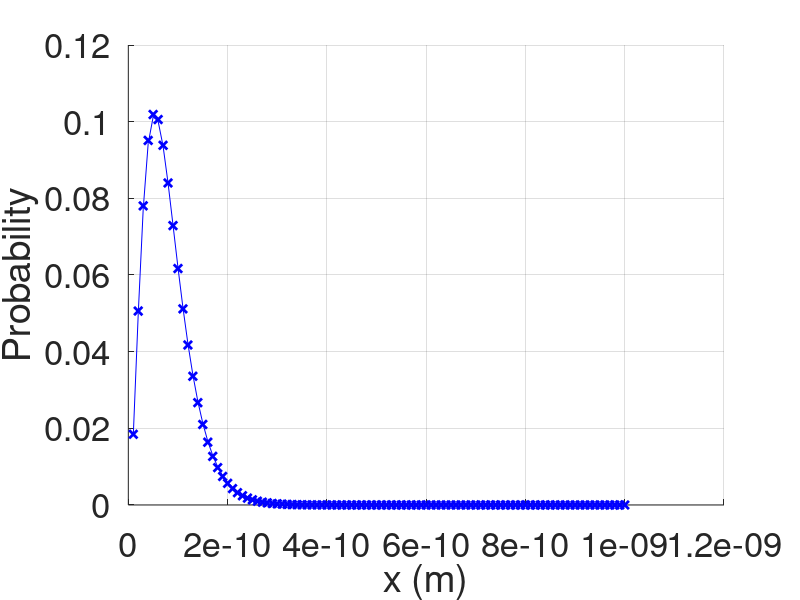

MATLAB code to generate this figure:
clear all
close all

% Constants (all MKS, except energy which is in eV)
hbar = 1.055e-34;
m = 9.110e-31;
epsil = 8.854e-12;
q = 1.602e-19;

a0 = 4*pi*epsil*hbar*hbar/(m*q*q);
E0 = q/(8*pi*epsil*a0);

% Lattice
Np =100;
a = (5e-10*2/Np); % *1 for Fig.1.3.6 and *2 for Fig.1.3.7
R = a*[1:1:Np];
t0 = (hbar^2)/(2*m*(a^2))/q;

%Quantum numbers
n = 1;
l = 0; % for 1s, n=1 and for 2s, n=2

%Hamiltonian, H = Kinetic,K + Potential,U
K = (2*t0*diag(ones(1,Np))) - (t0*diag(ones(1,Np-1),1)) - (t0*diag(ones(1,Np-1),-1));
U = ((-q/(4*pi*epsil)./R) + (l*(l+1)*hbar*hbar/(2*m*q))./(R.*R));
U = diag(U);

[V,D] = eig(K+U);
D = diag(D);
[DD, ind] = sort(D);
E = D(ind(n-l));
psi = V(:,ind(n-l));
P = psi.*conj(psi);

% Compare
[-E0/(n^2) E]

% analytical solutions
P1s = (4*a/(a0^3))*R.*R.*exp(-2*R./a0);
P2s = (4*a/(2*4*4*(a0^3)))*R.*R.*((2-(R./a0)).^2).*exp(-2*R./(2*a0));
P3s = (4*a/(3*81*81*(a0^3)))*R.*R.*((27-(18*R./a0)+(2*(R./a0).^2)).^2).*exp(-2*R./(3*a0));
P2p = (4*a/(3*32*(a0^3)))*R.*R.*((R./a0).^2).*exp(-2*R./(2*a0));
P3p = (8*a/(3*81*81*(a0^3)))*R.*R.*((6-(R./a0)).^2).*((R./a0).^2).*exp(-2*R./(3*a0));

hold on
h = plot(R, P, 'b');
h = plot(R, P1s, 'bx'); % use P1s for '1s' and P2s for '2s'
set(h, 'linewidth', [2.0])
set(gca, 'Fontsize', [25])
xlabel('x (m)');
ylabel('Probability');
grid on
